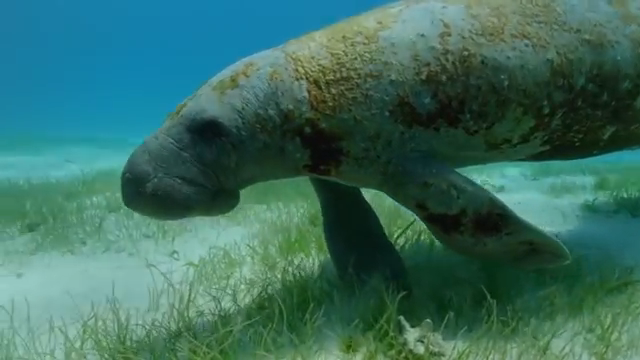
%> input picture raw-890/10151.png, 640 x 360 px; its folder holds only this picture in this run
$ octave base_paper.m   (GNU Octave 9; MATLAB toolbox functions it lacks are replaced by stand-ins)
%> lines starting %> are read from the running program, lines starting %| are printed output that depends on the picture; long printed decimals are rounded
### raw-890/UICM.m
function [meanRG, deltaRG, meanYB, deltaYB, uicm] = UICM(img)
R = double(img(:,:,1));
G = double(img(:,:,2));
B = double(img(:,:,3));
RG = R - G;
YB = (R + G) / 2 - B;

K = size(R,1) * size(R,2);

% for R-G channel
RG1 = reshape(RG, 1, K);
RG1 = sort(RG1);
alphaL = 0.1;
alphaR = 0.1;
RG1 = RG1(1, int32(alphaL*K+1) : int32(K*(1-alphaR)));
N = K * (1 - alphaL - alphaR);
meanRG = sum(RG1) / N;
deltaRG = sqrt(sum((RG1 - meanRG).^2) / N);

% for Y-B channel
YB1 = reshape(YB, 1, K);
YB1 = sort(YB1);
alphaL = 0.1;
alphaR = 0.1;
YB1 = YB1(1, int32(alphaL*K+1) : int32(K*(1-alphaR)));
N = K * (1 - alphaL - alphaR);
meanYB = sum(YB1) / N;
deltaYB = sqrt(sum((YB1 - meanYB).^2) / N);

% UICM
uicm = -0.0268 * sqrt(meanRG^2 + meanYB^2) + ...
    0.1586* sqrt(deltaRG^2 + deltaYB^2);

### raw-890/UISM.m
function uism = UISM(img)
Ir = double(img(:,:,1));
Ig = double(img(:,:,2));
Ib = double(img(:,:,3));

hx=[1 2 1; 0 0 0 ; -1 -2 -1];%Éú²úsobel´¹Ö±ÌÝ¶ÈÄ£°å
hy=[-1 0 1; -2 0 2; -1 0 1];

SobelR = abs(imfilter(Ir, hx, 'replicate', 'same', 'conv') + ...
            imfilter(Ir, hy, 'replicate', 'same', 'conv'));
SobelG = abs(imfilter(Ig, hx, 'replicate', 'same', 'conv') + ...
            imfilter(Ig, hy, 'replicate', 'same', 'conv'));
SobelB = abs(imfilter(Ib, hx, 'replicate', 'same', 'conv') + ...
            imfilter(Ib, hy, 'replicate', 'same', 'conv'));

patchsz = 5;
[m, n] = size(Ir);
% resize the input image to match the patch size
if mod(m, patchsz) ~= 0 || mod(n, patchsz) ~= 0
    SobelR = imresize(SobelR, [m - mod(m, patchsz) + patchsz, ...
        n - mod(n, patchsz) + patchsz]);
    SobelG = imresize(SobelG, [m - mod(m, patchsz) + patchsz, ...
        n - mod(n, patchsz) + patchsz]);
    SobelB = imresize(SobelB, [m - mod(m, patchsz) + patchsz, ...
        n - mod(n, patchsz) + patchsz]);
end
[m, n] = size(Ir);
k1 = m / patchsz;
k2 = n / patchsz;
% calculate the EME value
EMER = 0;
for i = 1 : patchsz : m
    for j = 1 : patchsz : n
        sz = patchsz - 1;
        im = SobelR(i:i+sz,j:j+sz);
        if (max(max(im)) ~= 0 && min(min(im)) ~= 0)
            EMER = EMER + log(max(max(im)) / min(min(im)));
        end
    end
end
EMER = 2 / (k1 * k2) * abs(EMER);
EMEG = 0;
for i = 1 : patchsz : m
    for j = 1 : patchsz : n
        sz = patchsz - 1;
        im = SobelG(i:i+sz,j:j+sz);
        if (max(max(im)) ~= 0 && min(min(im)) ~= 0)
            EMEG = EMEG + log(max(max(im)) / min(min(im)));
        end
    end
end
EMEG = 2 / (k1 * k2) * abs(EMEG);
EMEB = 0;
for i = 1 : patchsz : m
    for j = 1 : patchsz : n
        sz = patchsz - 1;
        im = SobelB(i:i+sz,j:j+sz);
        if (max(max(im)) ~= 0 && min(min(im)) ~= 0)
            EMEB = EMEB + log(max(max(im)) / min(min(im)));
        end
    end
end
EMEB = 2 / (k1 * k2) * abs(EMEB);
lambdaR = 0.299;
lambdaG = 0.587;
lambdaB = 0.114;
uism = lambdaR * EMER + lambdaG * EMEG + lambdaB * EMEB;

### raw-890/UIConM.m
function uiconm = UIConM(img)
R = double(img(:,:,1));
G = double(img(:,:,2));
B = double(img(:,:,3));

patchsz = 5;
[m, n] = size(R);
% resize the input image to match the patch size
if mod(m, patchsz) ~= 0 || mod(n, patchsz) ~= 0
    R = imresize(R, [m - mod(m, patchsz) + patchsz, ...
        n - mod(n, patchsz) + patchsz]);
    G = imresize(G, [m - mod(m, patchsz) + patchsz, ...
        n - mod(n, patchsz) + patchsz]);
    B = imresize(B, [m - mod(m, patchsz) + patchsz, ...
        n - mod(n, patchsz) + patchsz]);
end
[m, n] = size(R);
k1 = m / patchsz;
k2 = n / patchsz;

AMEER = 0;
for i = 1 : patchsz : m
    for j = 1 : patchsz : n
        sz = patchsz - 1;
        im = R(i:i+sz,j:j+sz);
        Max = max(max(im));
        Min = min(min(im));
        if ( (Max ~= 0 || Min ~= 0) && Max ~= Min )
            AMEER = AMEER + ...
                log( (Max - Min) / (Max + Min) ) * ...
                ( (Max - Min) / (Max + Min) );
        end
    end
end
AMEER = 1 / (k1 * k2) * abs(AMEER);
AMEEG = 0;
for i = 1 : patchsz : m
    for j = 1 : patchsz : n
        sz = patchsz - 1;
        im = G(i:i+sz,j:j+sz);
        Max = max(max(im));
        Min = min(min(im));
        if ( (Max ~= 0 || Min ~= 0) && Max ~= Min )
            AMEEG = AMEEG + ...
                log( (Max - Min) / (Max + Min) ) * ...
                ( (Max - Min) / (Max + Min) );
        end
    end
end
AMEEG = 1 / (k1 * k2) * abs(AMEEG);
AMEEB = 0;
for i = 1 : patchsz : m
    for j = 1 : patchsz : n
        sz = patchsz - 1;
        im = B(i:i+sz,j:j+sz);
        Max = max(max(im));
        Min = min(min(im));
        if ( (Max ~= 0 || Min ~= 0) && Max ~= Min )
            AMEEB = AMEEB + ...
                log( (Max - Min) / (Max + Min) ) * ...
                ( (Max - Min) / (Max + Min) );
        end
    end
end
AMEEB = 1 / (k1 * k2) * abs(AMEEB);
uiconm = AMEER + AMEEG + AMEEB;

### raw-890/UIQM.m
function uiqm = UIQM(img)

c1 = 0.0282;
c2 = 0.2953;
c3 = 3.5753;

uicm = UICM(img);
uism = UISM(img);
uiconm = UIConM(img);

uiqm = c1 * uicm + c2 * uism + c3 * uiconm;

### raw-890/UCIQE.m
function uciqe_val = UCIQE(img)
%{
    Description: The function calculates the UCIQE metric for evaluating an
    underwater image.
    Input:
        - img: an RGB image
    Output:
        - uciqe_val: the UCIQE value assigned to the given image
%}
    img = im2double(img);

    c1 = 0.4680;
    c2 = 0.2745;
    c3 = 0.2576;

    lab_img = rgb2lab(img);
    hsv_img = rgb2hsv(img);

    saturation = hsv_img(:,:,2);
    luminance = lab_img(:,:,1);
    luminance = mat2gray(luminance);

    lab2lch_cform = makecform('lab2lch');
    lch_img = applycform(img, lab2lch_cform);
    chroma = lch_img(:,:,2);

    chroma_std = std(chroma(:));
    saturation_avg = mean(saturation(:));
    luminance_contrast = max(luminance(:))-min(luminance(:));

    uciqe_val = c1*chroma_std+c2*luminance_contrast+c3*saturation_avg;

end

### raw-890/base_paper.m
clc;
close all;
clear all;
files = dir('C:\Users\vasu\Desktop\datasets\raw-890\*.png');
for i = 1:numel(files);
     filename = files(i).name
     x=i;
%%%%%%%%%%%%%%%%%%%%   WHITE BALANCING   %%%%%%%%%%%%%%%%%%%%%%%
% We consider input1 as White_Balanced image and input2 as DCP
% Reading the input image with imread   rawimages\6_img_.png   refimages\6_img_.png
%(im2double) function is used for precision by converting image from uint8 into double format
RGB_Image_o = imread(filename);
%> RGB_Image_o is the input picture: size 360x640x3 uint8; mean R, G, B 57.5, 108.4, 96.1
Ref_Image = imread(filename);
RGB_Image = im2double(RGB_Image_o);

%Channel separation
Red_Channel = RGB_Image(:, :, 1);
Green_Channel = RGB_Image(:, :, 2);
Blue_Channel = RGB_Image(:, :, 3);
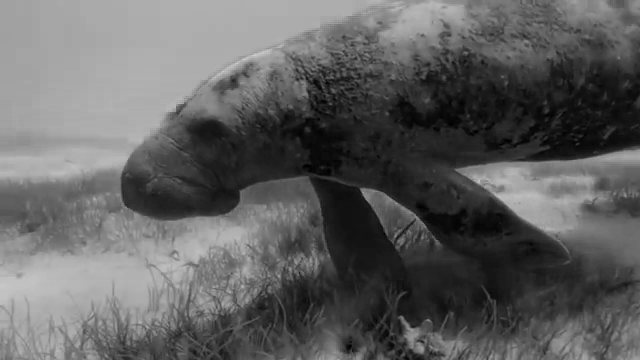
%> Blue_Channel: size 360x640 double; min 0, max 0.808, mean 0.377

%Sum of each color channel
R = sum(Red_Channel,'all');
%> R = 51938.1
G = sum(Green_Channel,'all');
%> G = 97973.8
B = sum(Blue_Channel,'all');
%> B = 86860.4

%Finding mean of each color channel
mean_Red = mean2(Red_Channel);
%> mean_Red = 0.225
mean_Green = mean2(Green_Channel);
%> mean_Green = 0.425
mean_Blue = mean2(Blue_Channel);
%> mean_Blue = 0.377

%Calculating RGB gain factor
Lr = max(Red_Channel,[],'all');
%> Lr = 0.659
Lg = max(Green_Channel,[],'all');
%> Lg = 0.831
Lb = max(Blue_Channel,[],'all');
%> Lb = 0.808

%Color estimation
L2=0.2;
Ur =(Lr*(R/mean_Red))+L2 ;
%> Ur = 151793.1
Ug =(Lg*(G/mean_Green))+L2 ;
%> Ug = 191548.4
Ub =(Lb*(B/mean_Blue))+L2 ;
%> Ub = 186127.3

%Color correction
r = Red_Channel/Ur;
g = Green_Channel/Ug;
b = Blue_Channel/Ub;
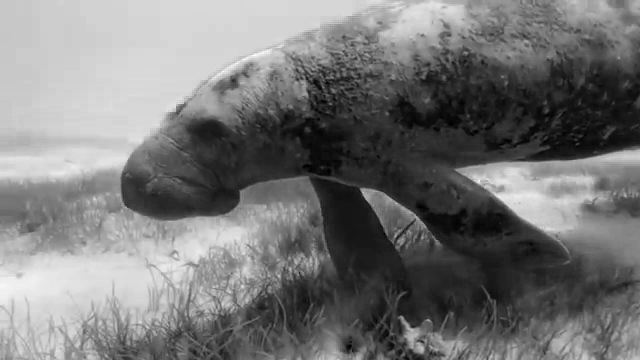
%> b: size 360x640 double; min 0, max 4.34e-06, mean 2.03e-06; drawn with min black and max white
img1=cat(3,r,g,b);
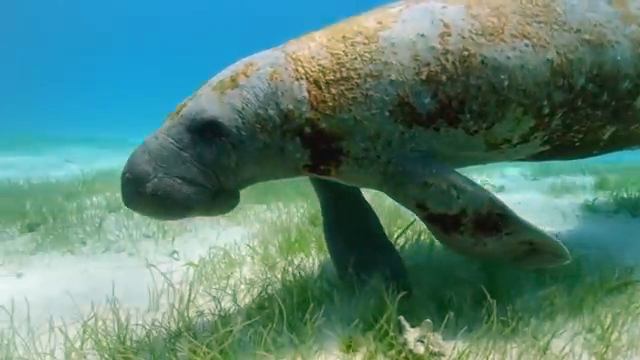
%> img1: size 360x640x3 double; mean R, G, B 1.49e-06, 2.22e-06, 2.03e-06; drawn with min black and max white
%Scaling
%mat2gray( A ) converts the matrix A to a grayscale image I
%that contains values in the range 0 to 1
r = uint8(255 * mat2gray(r));
%> r: size 360x640 uint8
g = uint8(255 * mat2gray(g));
%> g: size 360x640 uint8
b = uint8(255 * mat2gray(b));
%> b: size 360x640 uint8
white_balance = cat(3,r,g,b);

% imshowpair(RGB_Image_o,white_balance,'montage');
% title('1. ORIGINAL (left) and it''s WHITE BALANCED(right) Image');

entro=entropy(RGB_Image_o);
%> entro = 7.44
fprintf('The entropy value for White Balanced Image is %f\n',entro);
%| The entropy value for White Balanced Image is 7.439
MSE = immse(white_balance,Ref_Image);
%> MSE = 819.1
fprintf('The MSE value for White Balanced Image is %0.4f\n',MSE);
%| The MSE value for White Balanced Image is 819.0919
PSNR = psnr(white_balance,Ref_Image);
%> PSNR = 19
fprintf('The PSNR value for White Balanced Image is %0.4f\n', PSNR);
%| The PSNR value for White Balanced Image is 18.9975
SSIM = ssim(white_balance,Ref_Image);
%> SSIM = 0.848
fprintf('The SSIM value for White Balanced Image is %0.4f\n',SSIM);
%| The SSIM value for White Balanced Image is 0.8480
uicm= UICM(RGB_Image_o);
%> in UICM, `RG = R - G;`:
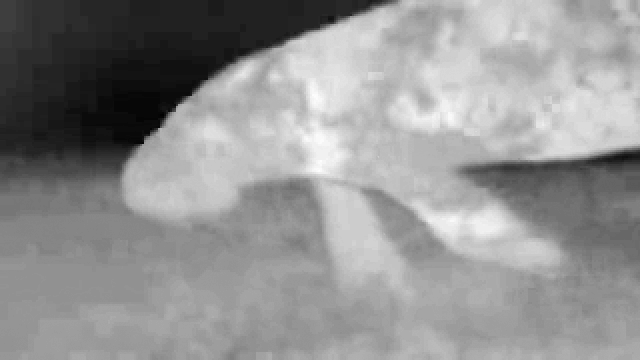
%> RG: size 360x640 double; min -126, max 5, mean -50.95; drawn with min black and max white
%> in UICM, `YB = (R + G) / 2 - B;`:
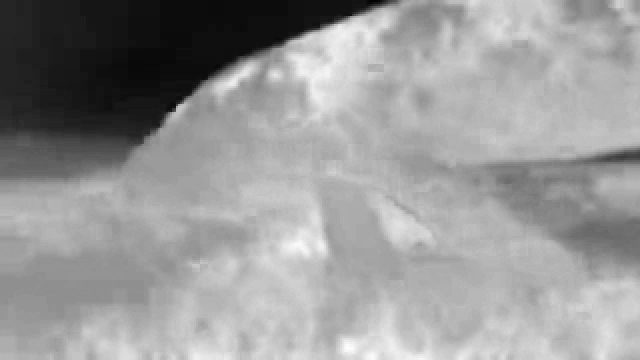
%> YB: size 360x640 double; min -108.5, max 51, mean -13.2; drawn with min black and max white
%> in UICM, `meanRG = sum(RG1) / N;`: meanRG = -47.82
%> in UICM, `deltaRG = sqrt(sum((RG1 - meanRG).^2) / N);`: deltaRG = 21.52
%> in UICM, `meanYB = sum(YB1) / N;`: meanYB = -7.42
%> in UICM, `deltaYB = sqrt(sum((YB1 - meanYB).^2) / N);`: deltaYB = 23.92
%> in UICM, `uicm = -0.0268 * sqrt(meanRG^2 + meanYB^2) + 0.1586* sqrt(deltaRG^2 + ..`: uicm = 3.81
%> uicm = -47.82
fprintf('The UICM value for White Balanced Image is %f\n',uicm);
%| The UICM value for White Balanced Image is -47.822
uism=UISM(RGB_Image_o);
%> in UISM, `SobelR = abs(imfilter(Ir, hx, 'replicate', 'same', 'conv') + imfilter(..`:
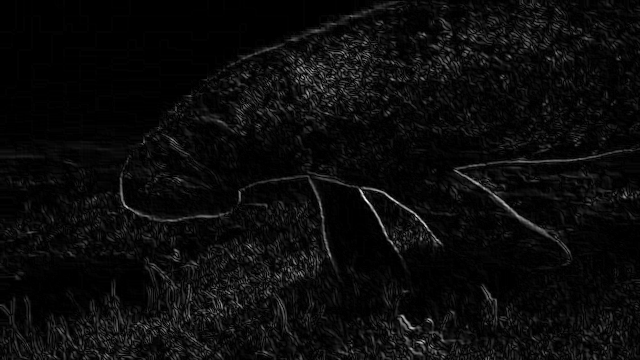
%> SobelR: size 360x640 double; min 0, max 614, mean 28; drawn with min black and max white
%> after the loop in UISM, `for i = 1 : patchsz : m`: EMER = 12659.5
%> in UISM, `EMER = 2 / (k1 * k2) * abs(EMER);`: EMER = 2.75
%> after the loop in UISM, `for i = 1 : patchsz : m`: EMEG = 13083.2
%> in UISM, `EMEG = 2 / (k1 * k2) * abs(EMEG);`: EMEG = 2.84
%> after the loop in UISM, `for i = 1 : patchsz : m`: EMEB = 13308.8
%> in UISM, `EMEB = 2 / (k1 * k2) * abs(EMEB);`: EMEB = 2.89
%> in UISM, `uism = lambdaR * EMER + lambdaG * EMEG + lambdaB * EMEB;`: uism = 2.82
%> uism = 2.82
fprintf('The UISM value for White Balanced Image is %f\n',uism);
%| The UISM value for White Balanced Image is 2.817
uiconm=UIConM(RGB_Image_o);
%> after the loop in UIConM, `for i = 1 : patchsz : m`: AMEER = -2255.4
%> in UIConM, `AMEER = 1 / (k1 * k2) * abs(AMEER);`: AMEER = 0.245
%> after the loop in UIConM, `for i = 1 : patchsz : m`: AMEEG = -1769.9
%> in UIConM, `AMEEG = 1 / (k1 * k2) * abs(AMEEG);`: AMEEG = 0.192
%> after the loop in UIConM, `for i = 1 : patchsz : m`: AMEEB = -2024.1
%> in UIConM, `AMEEB = 1 / (k1 * k2) * abs(AMEEB);`: AMEEB = 0.22
%> in UIConM, `uiconm = AMEER + AMEEG + AMEEB;`: uiconm = 0.656
%> uiconm = 0.656
fprintf('The UIConM value for White Balanced Image is %f\n',uiconm);
%| The UIConM value for White Balanced Image is 0.6564
uiqm = UIQM(RGB_Image_o);
%> in UIQM, `uicm = UICM(img);`: uicm = -47.82
%> in UIQM, `uiqm = c1 * uicm + c2 * uism + c3 * uiconm;`: uiqm = 1.83
%> uiqm = 1.83
fprintf('The UIQM value for White Balanced Image is %f\n',uiqm);
%| The UIQM value for White Balanced Image is 1.830
uciqe=UCIQE(RGB_Image_o);
%> in UCIQE, `lab_img = rgb2lab(img);`: lab_img: size 360x640x3 double; mean of channels 1, 2, 3 41.6, -18.2, 2.3
%> in UCIQE, `hsv_img = rgb2hsv(img);`: hsv_img: size 360x640x3 double; mean H, S, V 0.421, 0.515, 0.448
%> in UCIQE, `saturation = hsv_img(:,:,2);`:
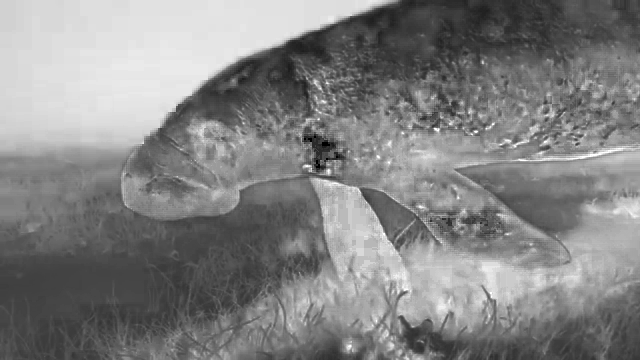
%> saturation: size 360x640 double; min 0, max 1, mean 0.515
%> the run ends on the next line

$ run again, on raw-890/130_img_.png
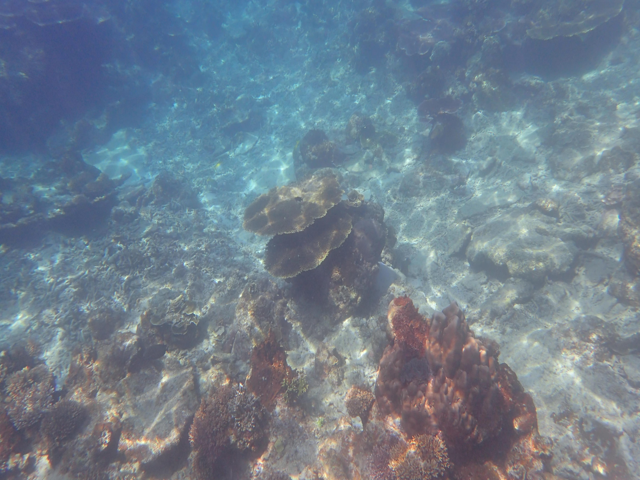
%> input picture raw-890/130_img_.png, 640 x 480 px
%> RGB_Image_o is the input picture: size 480x640x3 uint8; mean R, G, B 111.8, 127.2, 141.3
%> `R = sum(Red_Channel,'all');`: R = 134636.4
%> `G = sum(Green_Channel,'all');`: G = 153201.5
%> `B = sum(Blue_Channel,'all');`: B = 170281.8
%> mean_Red = 0.438
%> mean_Green = 0.499
%> mean_Blue = 0.554
%> Lr = 1
%> Lb = 0.996
%> Ur = 307200.2
%> Ub = 305995.5
%> entro = 6.87
%| The entropy value for White Balanced Image is 6.868
%> MSE = 1885.7
%| The MSE value for White Balanced Image is 1885.7023
%> PSNR = 15.38
%| The PSNR value for White Balanced Image is 15.3761
%> SSIM = 0.841
%| The SSIM value for White Balanced Image is 0.8413
%> meanRG = -15.6
%> deltaRG = 12.92
%> meanYB = -22.06
%> deltaYB = 15.84
%> in UICM, `uicm = -0.0268 * sqrt(meanRG^2 + meanYB^2) + 0.1586* sqrt(deltaRG^2 + ..`: uicm = 2.52
%> `uicm= UICM(RGB_Image_o);`: uicm = -15.6
%| The UICM value for White Balanced Image is -15.603
%> in UISM, `SobelB = abs(imfilter(Ib, hx, 'replicate', 'same', 'conv') + imfilter(..`:
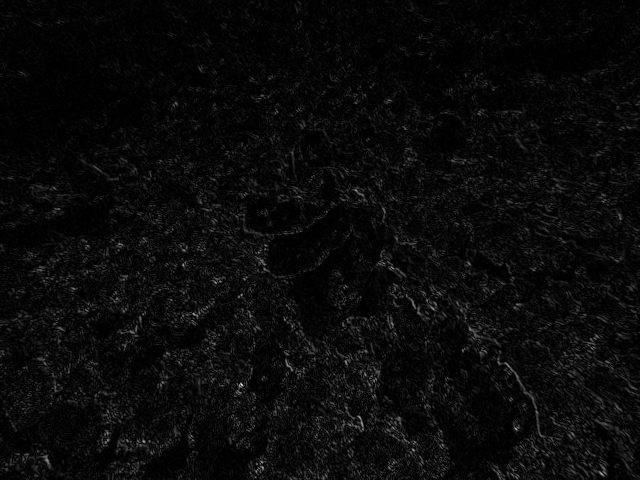
%> SobelB: size 480x640 double; min 0, max 686, mean 28.6; drawn with min black and max white
%> after the loop in UISM, `for i = 1 : patchsz : m`: EMER = 22141.6
%> in UISM, `EMER = 2 / (k1 * k2) * abs(EMER);`: EMER = 3.6
%> after the loop in UISM, `for i = 1 : patchsz : m`: EMEG = 22415.1
%> in UISM, `EMEG = 2 / (k1 * k2) * abs(EMEG);`: EMEG = 3.65
%> after the loop in UISM, `for i = 1 : patchsz : m`: EMEB = 19850.5
%> in UISM, `EMEB = 2 / (k1 * k2) * abs(EMEB);`: EMEB = 3.23
%> in UISM, `uism = lambdaR * EMER + lambdaG * EMEG + lambdaB * EMEB;`: uism = 3.59
%| The UISM value for White Balanced Image is 3.587
%> after the loop in UIConM, `for i = 1 : patchsz : m`: AMEER = -2765.3
%> in UIConM, `AMEER = 1 / (k1 * k2) * abs(AMEER);`: AMEER = 0.225
%> after the loop in UIConM, `for i = 1 : patchsz : m`: AMEEG = -2605.6
%> in UIConM, `AMEEG = 1 / (k1 * k2) * abs(AMEEG);`: AMEEG = 0.212
%> after the loop in UIConM, `for i = 1 : patchsz : m`: AMEEB = -2214.9
%> in UIConM, `AMEEB = 1 / (k1 * k2) * abs(AMEEB);`: AMEEB = 0.18
%> in UIConM, `uiconm = AMEER + AMEEG + AMEEB;`: uiconm = 0.617
%| The UIConM value for White Balanced Image is 0.6173
%> in UIQM, `uicm = UICM(img);`: uicm = -15.6
%> in UIQM, `uiqm = c1 * uicm + c2 * uism + c3 * uiconm;`: uiqm = 2.83
%| The UIQM value for White Balanced Image is 2.827
%> lab_img: size 480x640x3 double; mean of channels 1, 2, 3 52.5, -1.5, -9.4
%> hsv_img: size 480x640x3 double; mean H, S, V 0.567, 0.243, 0.566
%> in UCIQE, `saturation = hsv_img(:,:,2);`:
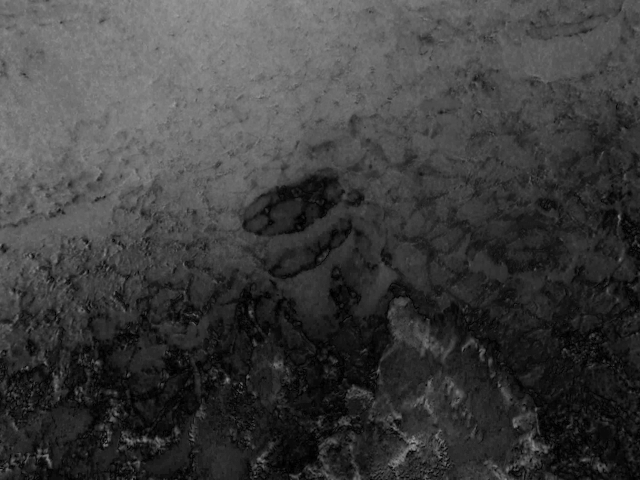
%> saturation: size 480x640 double; min 0, max 0.634, mean 0.243

$ run again, on raw-890/135_img_.png
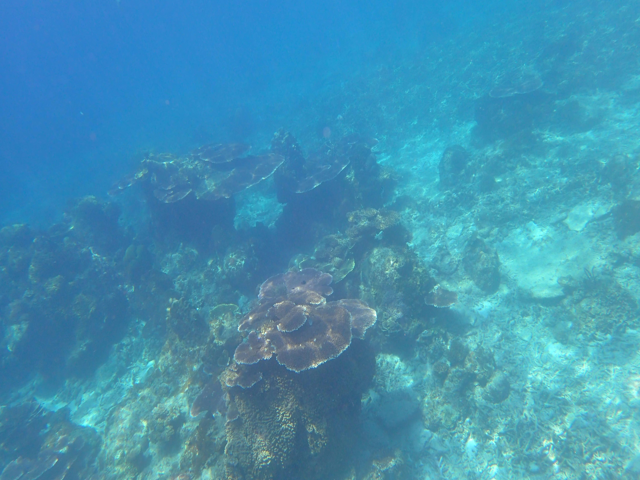
%> input picture raw-890/135_img_.png, 640 x 480 px
%> RGB_Image_o is the input picture: size 480x640x3 uint8; mean R, G, B 66.8, 146.8, 178.8
%> `R = sum(Red_Channel,'all');`: R = 80468.9
%> `G = sum(Green_Channel,'all');`: G = 176887.1
%> `B = sum(Blue_Channel,'all');`: B = 215360.1
%> mean_Red = 0.262
%> mean_Green = 0.576
%> mean_Blue = 0.701
%> Lr = 0.957
%> Lg = 1
%> Ur = 293948.4
%> Ug = 307200.2
%> entro = 7.47
%| The entropy value for White Balanced Image is 7.474
%> MSE = 2255.2
%| The MSE value for White Balanced Image is 2255.1808
%> PSNR = 14.6
%| The PSNR value for White Balanced Image is 14.5990
%> SSIM = 0.753
%| The SSIM value for White Balanced Image is 0.7528
%> meanRG = -81.16
%> deltaRG = 16.66
%> meanYB = -71.88
%> deltaYB = 19.52
%> in UICM, `uicm = -0.0268 * sqrt(meanRG^2 + meanYB^2) + 0.1586* sqrt(deltaRG^2 + ..`: uicm = 1.17
%> `uicm= UICM(RGB_Image_o);`: uicm = -81.16
%| The UICM value for White Balanced Image is -81.164
%> in UISM, `SobelG = abs(imfilter(Ig, hx, 'replicate', 'same', 'conv') + imfilter(..`:
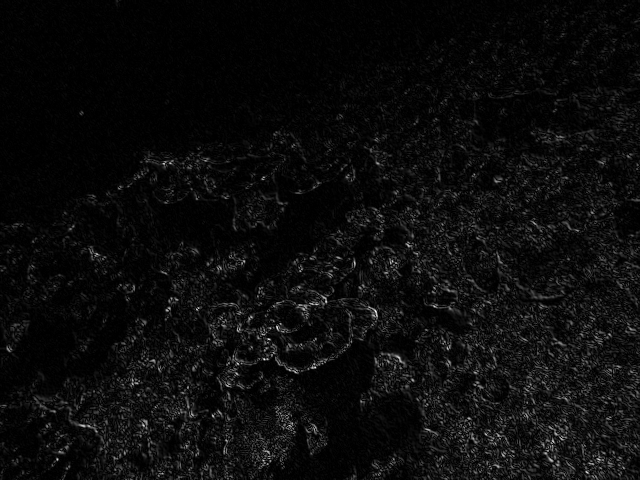
%> SobelG: size 480x640 double; min 0, max 542, mean 26.6; drawn with min black and max white
%> after the loop in UISM, `for i = 1 : patchsz : m`: EMER = 19006.1
%> in UISM, `EMER = 2 / (k1 * k2) * abs(EMER);`: EMER = 3.09
%> after the loop in UISM, `for i = 1 : patchsz : m`: EMEG = 16546
%> in UISM, `EMEG = 2 / (k1 * k2) * abs(EMEG);`: EMEG = 2.69
%> after the loop in UISM, `for i = 1 : patchsz : m`: EMEB = 13689.6
%> in UISM, `EMEB = 2 / (k1 * k2) * abs(EMEB);`: EMEB = 2.23
%> in UISM, `uism = lambdaR * EMER + lambdaG * EMEG + lambdaB * EMEB;`: uism = 2.76
%| The UISM value for White Balanced Image is 2.760
%> after the loop in UIConM, `for i = 1 : patchsz : m`: AMEER = -3227
%> in UIConM, `AMEER = 1 / (k1 * k2) * abs(AMEER);`: AMEER = 0.263
%> after the loop in UIConM, `for i = 1 : patchsz : m`: AMEEG = -1950
%> in UIConM, `AMEEG = 1 / (k1 * k2) * abs(AMEEG);`: AMEEG = 0.159
%> after the loop in UIConM, `for i = 1 : patchsz : m`: AMEEB = -1548.8
%> in UIConM, `AMEEB = 1 / (k1 * k2) * abs(AMEEB);`: AMEEB = 0.126
%> in UIConM, `uiconm = AMEER + AMEEG + AMEEB;`: uiconm = 0.547
%| The UIConM value for White Balanced Image is 0.5473
%> in UIQM, `uicm = UICM(img);`: uicm = -81.16
%> in UIQM, `uiqm = c1 * uicm + c2 * uism + c3 * uiconm;`: uiqm = 0.483
%| The UIQM value for White Balanced Image is 0.4831
%> lab_img: size 480x640x3 double; mean of channels 1, 2, 3 57.3, -13.5, -23.8
%> hsv_img: size 480x640x3 double; mean H, S, V 0.545, 0.618, 0.703
%> in UCIQE, `saturation = hsv_img(:,:,2);`:
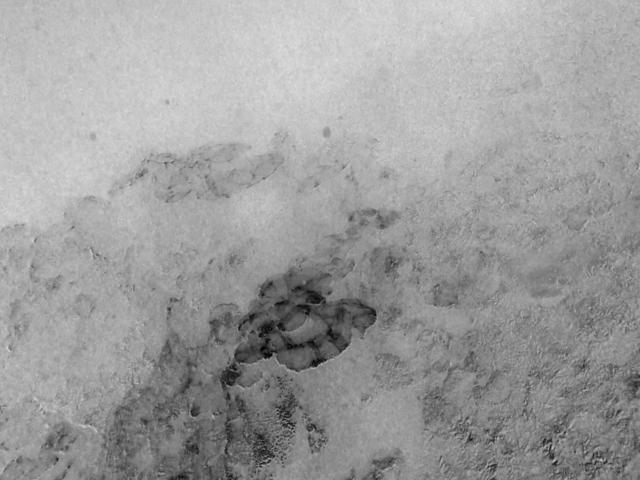
%> saturation: size 480x640 double; min 0.00617, max 0.879, mean 0.618
